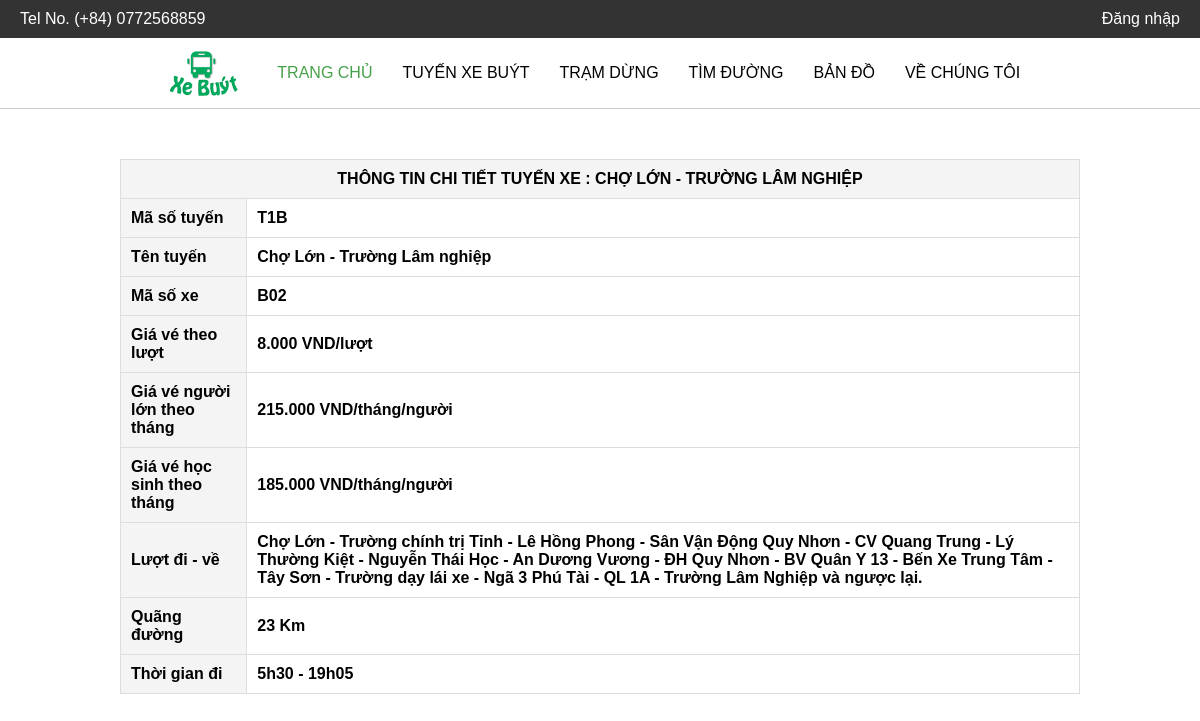
The app's page /?option=routes&route_id=2 with its own data.
### tables this page shows
CREATE TABLE `routes` (
  `id` int(11) NOT NULL,
  `tuyen` varchar(255) NOT NULL,
  `lo_trinh` text NOT NULL,
  `cu_ly` float NOT NULL,
  `gia_ve_luot` float NOT NULL,
  `gia_ve_thang_nguoi_lon` float DEFAULT NULL,
  `gia_ve_thang_hoc_sinh` float DEFAULT NULL,
  `tan_suat` varchar(255) DEFAULT NULL,
  `thoi_gian_hoat_dong` varchar(255) DEFAULT NULL,
  `ma_so_xe` varchar(5) DEFAULT NULL
);

### includes/routes.php (the view, shortened to what this page needs)
<?php
if (isset($_GET['route_id'])) {
    $route_id = intval($_GET['route_id']);
    $query = "SELECT * FROM routes WHERE id = $route_id";
    $result = $connect->query($query);
    if ($result->num_rows > 0) {
        $route = $result->fetch_assoc();
    } else {
        echo "<p>Không tìm thấy tuyến xe.</p>";
        exit();
    }
} else {
    echo "<p>Không tìm thấy tuyến xe.</p>";
    exit();
}
?>
<!DOCTYPE html>
        <html lang="vi">
        <head>
            <link rel="stylesheet" href="https://cdnjs.cloudflare.com/ajax/libs/font-awesome/5.15.4/css/all.min.css" />
            <link rel="stylesheet" href="css/styles.css">
        </head>
        <body>
        <div class="route-info">
            <table class="bus">
                <tbody>
                    <tr class="header">
                        <td colspan="2">Thông tin chi tiết tuyến xe : <?php echo substr($route['tuyen'], 4); ?></td>
                    </tr>
                    <tr>
                        <td>Mã số tuyến</td>
                        <td><strong><?php echo substr($route['tuyen'], 0, 3); ?></strong></td>
                    </tr>
                    <tr>
                        <td>Tên tuyến</td>
                        <td><b><?php echo substr($route['tuyen'], 4); ?></b></td>
                    </tr>
                    <tr>
                        <td>Mã số xe</td>
                        <td> <b><?php echo $route['ma_so_xe']; ?></b></td>
                    </tr>
                    <tr>
                        <td>Giá vé theo lượt</td>
                        <td><b><?php echo number_format($route['gia_ve_luot'],0,',','.'); ?> VND/lượt</b></td>
                    </tr>
                    <tr>
                        <td>Giá vé người lớn theo tháng</td>
                        <td><b><?php echo number_format($route['gia_ve_thang_nguoi_lon'],0,',','.'); ?> VND/tháng/người</b></td>
                    </tr>
                    <tr>
                        <td>Giá vé học sinh theo tháng</td>
                        <td><b><?php echo number_format($route['gia_ve_thang_hoc_sinh'],0,',','.'); ?> VND/tháng/người</b></td>
                    </tr>
                    <tr>
                        <td>Lượt đi - về</td>
                        <td><b><?php echo $route['lo_trinh']; ?> và ngược lại.</b></td>
                    </tr>
                    <tr>
                        <td>Quãng đường</td>
                        <td> <b><?php echo $route['cu_ly']; ?> Km</b></td>
                    </tr>
                    <tr>
                        <td>Thời gian đi</td>
                        <td><b><?php echo $route['thoi_gian_hoat_dong'] ?></b></td>
                    </tr>
                </tbody>
            </table>
        </div>
        </body>
        </html>

### css/styles.css (style rules this page uses)
body { margin: 0; font-family: Arial, sans-serif; }

### includes/routes.php (style rules this page uses)
body { font-family: Arial, sans-serif; }
.bus { width: 80%; margin: 50px auto; border-collapse: collapse; }
.bus tbody tr td { padding: 10px; border: 1px solid #ddd; }
.bus tbody tr td strong, .bus tbody tr td b { font-weight: bold; }
.bus tbody tr td:first-child { font-weight: bold; background-color: #f4f4f4; }
.bus tbody tr.header td { text-align: center; text-transform: uppercase; }

### records on screen
routes: tuyen "CHỢ LỚN - TRƯỜNG LÂM NGHIỆP", tuyen "T1B", tuyen "Chợ Lớn - Trường Lâm nghiệp", ma_so_xe "B02", gia_ve_luot "8.000", gia_ve_thang_nguoi_lon "215.000", gia_ve_thang_hoc_sinh "185.000", lo_trinh "Chợ Lớn - Trường chính trị Tỉnh - Lê Hồng Phong - Sân Vận Động Quy Nhơn - CV Quang Trung - Lý Thường Kiệt - Nguyễn Thái Học - An Dương Vương - ĐH Quy Nhơn - BV Quân Y 13 - Bến Xe Trung Tâm - Tây Sơn - Trường dạy lái xe - Ngã 3 Phú Tài - QL 1A - Trường Lâm Nghiệp", cu_ly "23", thoi_gian_hoat_dong "5h30 - 19h05"
